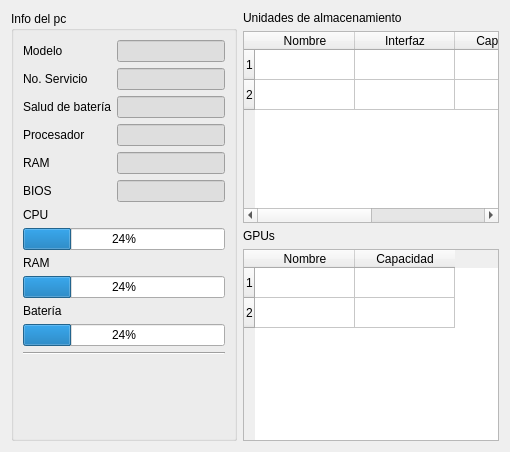
      <widget class="QWidget" name="tab_3">
       <attribute name="title">
        <string>Información del equipo</string>
       </attribute>
       <layout class="QVBoxLayout" name="verticalLayout_19">
        <item>
         <layout class="QHBoxLayout" name="horizontalLayout_5">
          <item>
           <widget class="QGroupBox" name="groupBox_2">
            <property name="minimumSize">
             <size>
              <width>0</width>
              <height>0</height>
             </size>
            </property>
            <property name="maximumSize">
             <size>
              <width>5000</width>
              <height>16777215</height>
             </size>
            </property>
            <property name="title">
             <string>Info del pc</string>
            </property>
            <layout class="QVBoxLayout" name="verticalLayout">
             <item>
              <layout class="QFormLayout" name="formLayout_2">
               <item row="0" column="0">
                <widget class="QLabel" name="label_2">
                 <property name="text">
                  <string>Modelo</string>
                 </property>
                </widget>
               </item>
               <item row="0" column="1">
                <widget class="QLineEdit" name="TextModel">
                 <property name="styleSheet">
                  <string notr="true">background-color: rgb(222, 222, 222);</string>
                 </property>
                 <property name="readOnly">
                  <bool>true</bool>
                 </property>
                </widget>
               </item>
               <item row="1" column="0">
                <widget class="QLabel" name="label_3">
                 <property name="text">
                  <string>No. Servicio</string>
                 </property>
                </widget>
               </item>
               <item row="1" column="1">
                <widget class="QLineEdit" name="TextServiceNumber">
                 <property name="styleSheet">
                  <string notr="true">background-color: rgb(222, 222, 222);</string>
                 </property>
                 <property name="readOnly">
                  <bool>true</bool>
                 </property>
                </widget>
               </item>
               <item row="2" column="0">
                <widget class="QLabel" name="label_6">
                 <property name="text">
                  <string>Salud de batería</string>
                 </property>
                </widget>
               </item>
               <item row="2" column="1">
                <widget class="QLineEdit" name="TextBatteryHealth">
                 <property name="styleSheet">
                  <string notr="true">background-color: rgb(222, 222, 222);</string>
                 </property>
                 <property name="readOnly">
                  <bool>true</bool>
                 </property>
                </widget>
               </item>
               <item row="3" column="0">
                <widget class="QLabel" name="label_7">
                 <property name="text">
                  <string>Procesador</string>
                 </property>
                </widget>
               </item>
               <item row="3" column="1">
                <widget class="QLineEdit" name="TextProcessorName">
                 <property name="autoFillBackground">
                  <bool>false</bool>
                 </property>
                 <property name="styleSheet">
                  <string notr="true">background-color: rgb(222, 222, 222);</string>
                 </property>
                 <property name="readOnly">
                  <bool>true</bool>
                 </property>
                </widget>
               </item>
               <item row="4" column="0">
                <widget class="QLabel" name="label_34">
                 <property name="text">
                  <string>RAM</string>
                 </property>
                </widget>
               </item>
               <item row="4" column="1">
                <widget class="QLineEdit" name="TextTotalRAM">
                 <property name="autoFillBackground">
                  <bool>false</bool>
                 </property>
                 <property name="styleSheet">
                  <string notr="true">background-color: rgb(222, 222, 222);</string>
                 </property>
                 <property name="readOnly">
                  <bool>true</bool>
                 </property>
                </widget>
               </item>
               <item row="5" column="0">
                <widget class="QLabel" name="label_4">
                 <property name="text">
                  <string>BIOS</string>
                 </property>
                </widget>
               </item>
               <item row="5" column="1">
                <widget class="QLineEdit" name="TextBiosVersion">
                 <property name="autoFillBackground">
                  <bool>false</bool>
                 </property>
                 <property name="styleSheet">
                  <string notr="true">background-color: rgb(222, 222, 222);</string>
                 </property>
                 <property name="readOnly">
                  <bool>true</bool>
                 </property>
                </widget>
               </item>
              </layout>
             </item>
             <item>
              <widget class="QLabel" name="label_22">
               <property name="text">
                <string>CPU</string>
               </property>
              </widget>
             </item>
             <item>
              <widget class="QProgressBar" name="BarCPUPercentage">
               <property name="value">
                <number>24</number>
               </property>
              </widget>
             </item>
             <item>
              <widget class="QLabel" name="label_24">
               <property name="text">
                <string>RAM</string>
               </property>
              </widget>
             </item>
             <item>
              <widget class="QProgressBar" name="BarRAMPercentage">
               <property name="value">
                <number>24</number>
               </property>
              </widget>
             </item>
             <item>
              <widget class="QLabel" name="label_29">
               <property name="text">
                <string>Batería</string>
               </property>
              </widget>
             </item>
             <item>
              <widget class="QProgressBar" name="BarBatteryPercentage">
               <property name="value">
                <number>24</number>
               </property>
              </widget>
             </item>
             <item>
              <widget class="Line" name="line_5">
               <property name="orientation">
                <enum>Qt::Horizontal</enum>
               </property>
              </widget>
             </item>
             <item>
              <spacer name="verticalSpacer_3">
               <property name="orientation">
                <enum>Qt::Vertical</enum>
               </property>
               <property name="sizeHint" stdset="0">
                <size>
                 <width>20</width>
                 <height>40</height>
                </size>
               </property>
              </spacer>
             </item>
            </layout>
           </widget>
          </item>
          <item>
           <layout class="QVBoxLayout" name="verticalLayout_17">
            <item>
             <layout class="QVBoxLayout" name="verticalLayout_8">
              <item>
               <widget class="QLabel" name="label_27">
                <property name="text">
                 <string>Unidades de almacenamiento</string>
                </property>
               </widget>
              </item>
              <item>
               <widget class="QTableWidget" name="TableStorage">
                <property name="autoScrollMargin">
                 <number>16</number>
                </property>
                <property name="rowCount">
                 <number>2</number>
                </property>
                <row/>
                <row/>
                <column>
                 <property name="text">
                  <string>Nombre</string>
                 </property>
                </column>
                <column>
                 <property name="text">
                  <string>Interfaz</string>
                 </property>
                </column>
                <column>
                 <property name="text">
                  <string>Capacidad</string>
                 </property>
                </column>
                <column>
                 <property name="text">
                  <string>Status</string>
                 </property>
                </column>
               </widget>
              </item>
             </layout>
            </item>
            <item>
             <layout class="QVBoxLayout" name="verticalLayout_12">
              <item>
               <widget class="QLabel" name="label_41">
                <property name="text">
                 <string>GPUs</string>
                </property>
               </widget>
              </item>
              <item>
               <widget class="QTableWidget" name="TableGPUs">
                <property name="autoScrollMargin">
                 <number>16</number>
                </property>
                <property name="rowCount">
                 <number>2</number>
                </property>
                <row/>
                <row/>
                <column>
                 <property name="text">
                  <string>Nombre</string>
                 </property>
                </column>
                <column>
                 <property name="text">
                  <string>Capacidad</string>
                 </property>
                </column>
               </widget>
              </item>
             </layout>
            </item>
           </layout>
          </item>
         </layout>
        </item>
       </layout>
      </widget>
